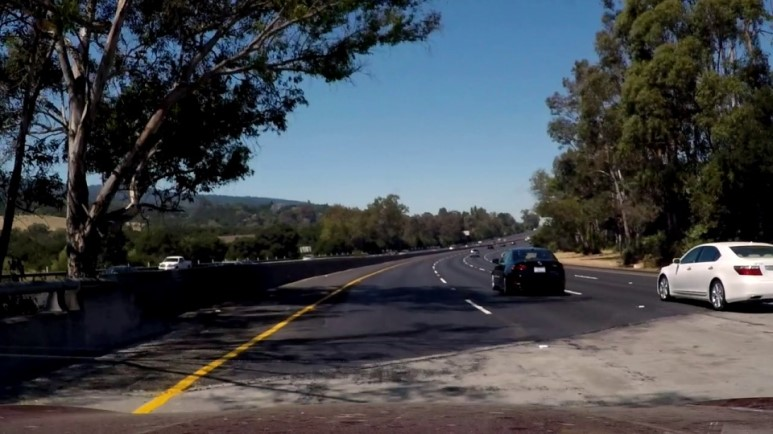
#> input picture openCV/selfdriving/slope_test.jpg, 773 x 434 px
$ python SDC-3.py
#> lines starting #> are read from the running program, lines starting #| are printed output that depends on the picture; after the words box and inside, x2 and y2 are one past the last pixel; in counts of white or black regions, pixels touching at a corner belong together
# 허프 변환
import cv2
import numpy as np

def grayscale(img):
    return cv2.cvtColor(img, cv2.COLOR_RGB2GRAY)

def canny(img, low_threshold, high_threshold):
    return cv2.Canny(img, low_threshold, high_threshold)

def gaussian_blur(img, kernel_size):
    return cv2.GaussianBlur(img, (kernel_size, kernel_size), 0)

def region_of_interest(img, vertices, color3=(255,255,255), color1= 255):

    mask = np.zeros_like(img)

    if len(img.shape)> 2:
        color = color3
    else:
        color = color1

    cv2.fillPoly(mask, vertices, color)

    ROI_image = cv2.bitwise_and(img, mask)
    return ROI_image

def draw_lines(img, lines, color =[0,0,255], thickness= 2):
    for line in lines:
        for x1,y1,x2,y2 in line:
            cv2.line(img, (x1,y1), (x2,y2), color, thickness)

def hough_lines(img, rho, theta, threshold, min_line_len, max_line_gap):
    lines = cv2.HoughLinesP(img, rho, theta, threshold, np.array([]), minLineLength = min_line_len, maxLineGap = max_line_gap)
    line_img = np.zeros((img.shape[0], img.shape[1], 3), dtype = np.uint8)
    draw_lines(line_img, lines)

    return line_img

def weighted_img(img, initial_img, a=1, b=1. ,c=0.):
    return cv2.addWeighted(initial_img, a, img, b, c)

image = cv2.imread('slope_test.jpg')
#> image is the input picture: shape (434, 773, 3); mean B, G, R 75.5, 70.7, 66.6
height , width = image.shape[:2]
#> height = 434; width = 773

gray_img = grayscale(image)
blur_img = gaussian_blur(gray_img, 3)
canny_img = canny(blur_img, 70, 210)
#> in canny, `return cv2.Canny(img, low_threshold, high_threshold)`:
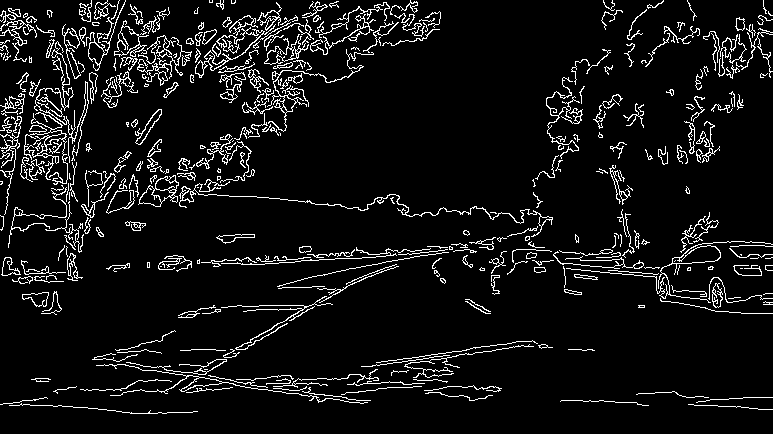
#> returned value: shape (434, 773); 7.3% white in thin lines or dots

vertices = np.array([[(50,height),(width/2-45, height/2 + 60), (width/2+45, height/2+60), (width-50, height)]], dtype = np.int32)
ROI_image = region_of_interest(canny_img, vertices)
#> in region_of_interest, `cv2.fillPoly(mask, vertices, color)`:
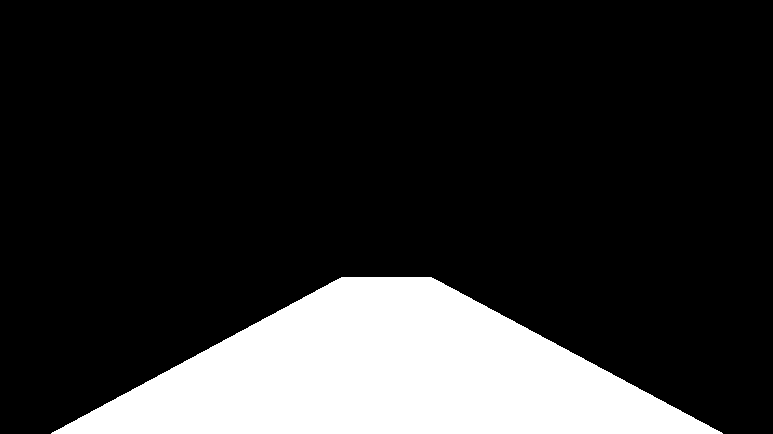
#> mask: shape (434, 773); 17.9% white; 1 white region, box (x1, y1, x2, y2) and area: (51, 277, 723, 434) 60030
#> in region_of_interest, `ROI_image = cv2.bitwise_and(img, mask)`:
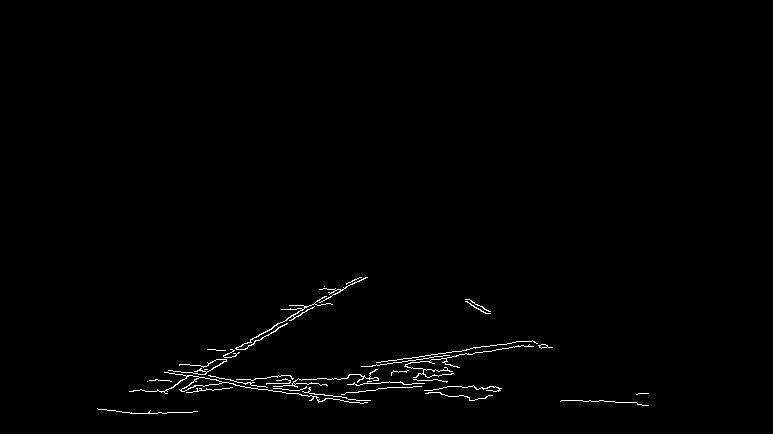
#> ROI_image: shape (434, 773); 0.85% white in thin lines or dots, all inside (x1, y1, x2, y2) = (97, 277, 649, 414)

hough_img = hough_lines(ROI_image, 1, 1 * np.pi/180,30,10,20)
#> in hough_lines, `lines = cv2.HoughLinesP(img, rho, theta, threshold, np.array([]), minL..`: lines = 49 rows, first 6: [161, 392, 313, 304], [361, 366, 542, 344], [565, 400, 636, 402], [353, 383, 380, 383], [222, 382, 359, 385], [186, 376, 354, 279]
#> the loop in draw_lines, `for line in lines:` made 49 passes
#> line on passes 1 to 12: [[161, 392, 313, 304]], [[361, 366, 542, 344]], [[565, 400, 636, 402]], [[353, 383, 380, 383]], [[222, 382, 359, 385]], [[186, 376, 354, 279]], [[181, 389, 360, 277]], [[164, 392, 285, 375]], [[219, 383, 363, 403]], [[245, 384, 363, 400]], [[183, 375, 215, 376]], [[363, 366, 407, 361]]
#> after the loop in draw_lines, `for line in lines:`:
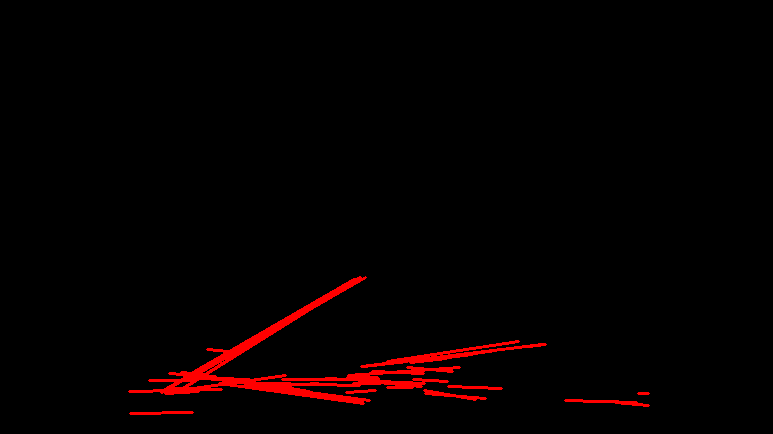
#> img: shape (434, 773, 3); mean of channels 0, 1, 2 0, 0, 5.8; drawn as B, G, R
hough_img2 = hough_lines(canny_img, 1, 1 *np.pi/180,30,10,20)
#> in hough_lines (call 2), `lines = cv2.HoughLinesP(img, rho, theta, threshold, np.array([]), minL..`: lines = 807 rows, first 6: [684, 233, 707, 232], [314, 256, 473, 250], [161, 392, 288, 375], [197, 376, 407, 250], [5, 176, 242, 196], [688, 404, 771, 409]
#> call 2 of draw_lines, with lines = array of shape (807, 1, 4), thickness = 2
#> the loop in draw_lines (call 2), `for line in lines:` made 807 passes
#> after the loop in draw_lines (call 2), `for line in lines:`:
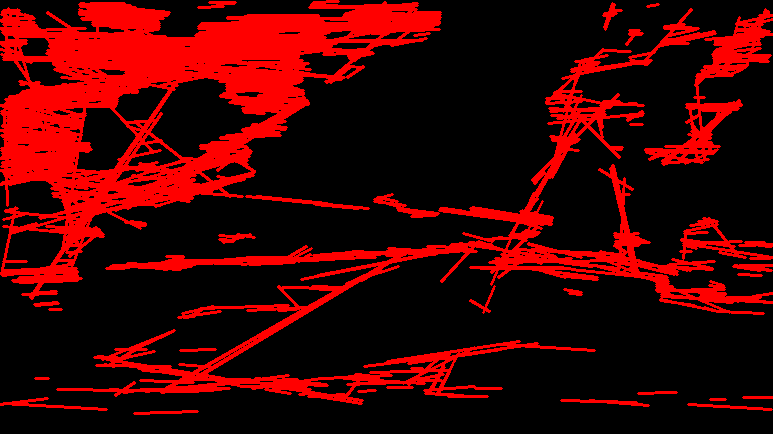
#> img: shape (434, 773, 3); mean of channels 0, 1, 2 0, 0, 64.4; drawn as B, G, R

result = weighted_img(hough_img, image)
#> in weighted_img, `return cv2.addWeighted(initial_img, a, img, b, c)`:
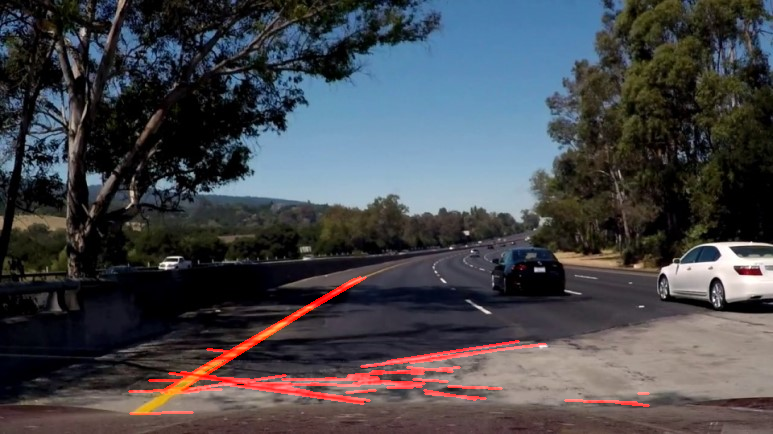
#> returned value: shape (434, 773, 3); mean of channels 0, 1, 2 75.5, 70.7, 70; drawn as B, G, R
result2 = weighted_img(hough_img2, image)
#> call 2 of weighted_img, with a = 1, b = 1, c = 0
#> in weighted_img (call 2), `return cv2.addWeighted(initial_img, a, img, b, c)`:
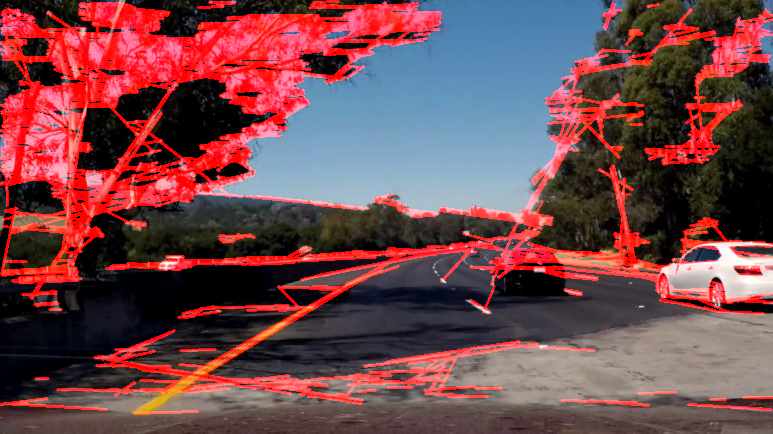
#> returned value: shape (434, 773, 3); mean of channels 0, 1, 2 75.5, 70.7, 115.7; drawn as B, G, R

cv2.imshow('result', result)
cv2.imshow('result2', result2)
cv2.waitKey(0)
